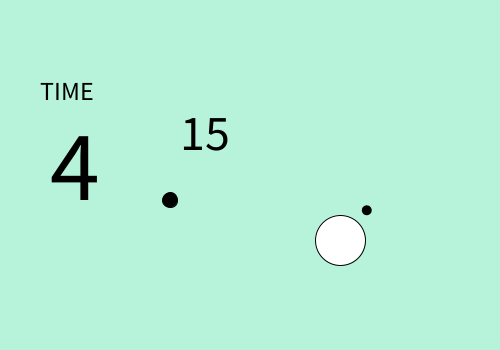
Frame 1 (no input)
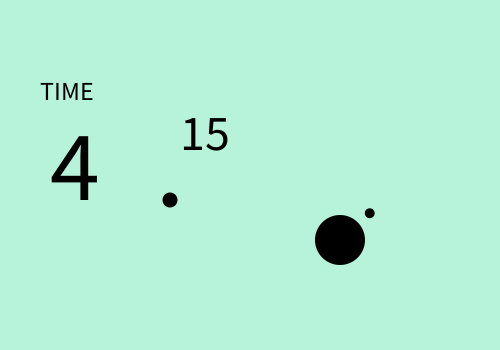
Frame 60 (the mouse pressed at the canvas centre just before this capture)
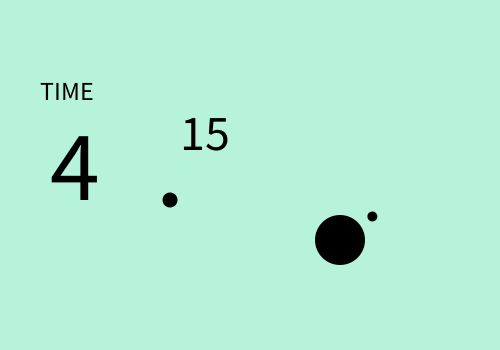
Frame 120 (the mouse held since frame 60 and released just before this capture)

The Processing sketch that drew these frames (run headless with seeded random() and noise(); from frame 60 on, the mouse is pressed at the canvas centre):

// Processing sketch: processing_169863
// ── processing_169863.pde

void setup()
{
  size(500, 350);
  background(#B7F2DA);
}

void draw()
{
  background(#B7F2DA);

  //Mittelpunkt
  pushMatrix();
  ellipse(340, 240, 50, 50);
  popMatrix();

  //Time
  pushMatrix();
  translate(40, 100);
  fill(0);
  textSize(26);
  text("TIME", 0, 0);
  popMatrix();

  //Stunde
  pushMatrix();
  int h = hour();
  textSize(100);
  fill(0);
  text(h, 50, 200);
  popMatrix();
  
  //Punkt
  pushMatrix();
  fill(0);
  ellipse(170,200,15,15);
  popMatrix();
  
  //Minute
  pushMatrix();
  int m = minute();
  textSize(50);
  fill(0);
  text(m, 180, 150);
  popMatrix();
  
  float sec = map(second(), 0, 60, 0, 2*PI);

  //Sekunde
  pushMatrix();
  translate(340, 240);
  rotate(sec);
  translate(0, 40);
  noStroke();
  fill(0);
  ellipse(0, 0, 10, 10);
  popMatrix();

}
